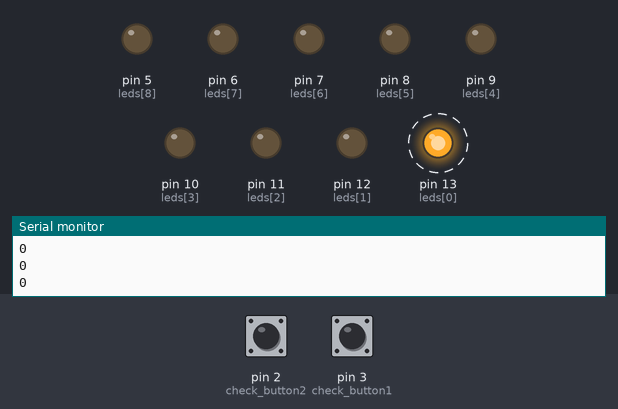
Bench run of a sketch on a simulated Arduino Uno, built with avr-gcc and run on an emulated ATmega328P. Parts: output pins drawn as LEDs (lit = HIGH), the last lines printed to the serial monitor. Dashed ring = blinking. The inputs (shaded band) are chosen by the test bench; at power-on: pin 2 (check_button2) LOW, pin 3 (check_button1) LOW.

Above: at 1.05 s.
1.3 s: pin 2 (check_button2) pulled HIGH for 0.15 s
At 1.45 s:
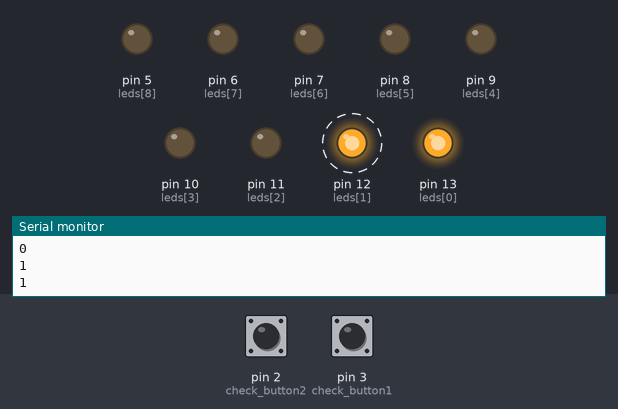
4.3 s: pin 3 (check_button1) pulled HIGH for 0.15 s
At 4.45 s:
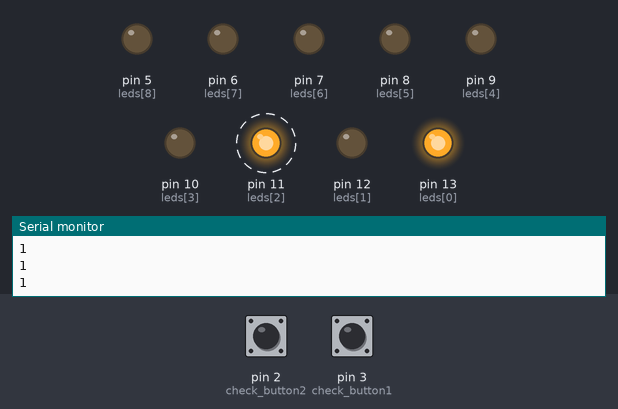
7.3 s: pin 2 (check_button2) pulled HIGH for 1 s
At 7.46 s:
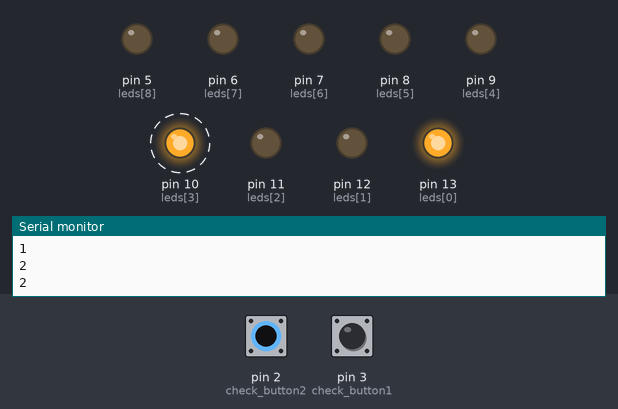
10.3 s: pin 3 (check_button1) pulled HIGH for 1 s
At 11.06 s:
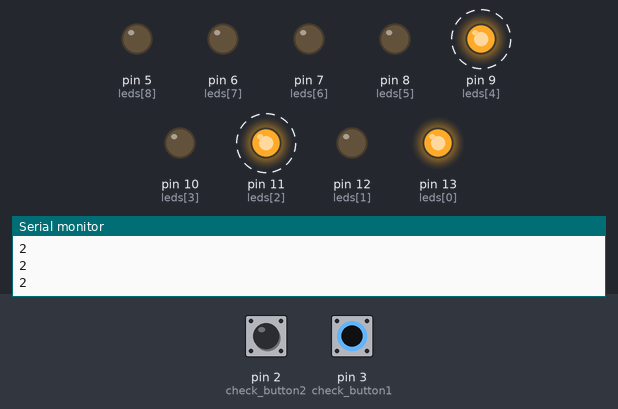
13.3 s: pin 2 (check_button2) pulled HIGH for 0.15 s
At 14.47 s:
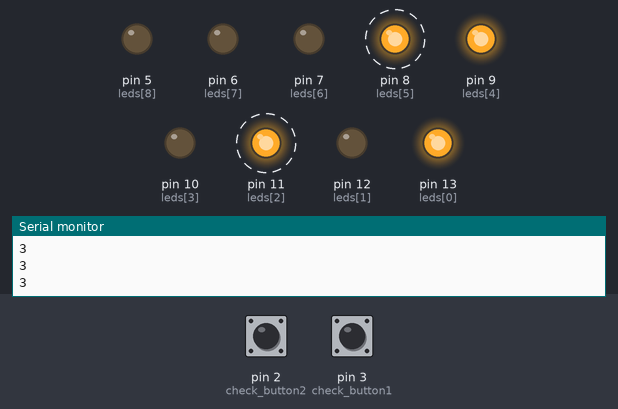
16.3 s: pin 3 (check_button1) pulled HIGH for 0.15 s
At 16.67 s:
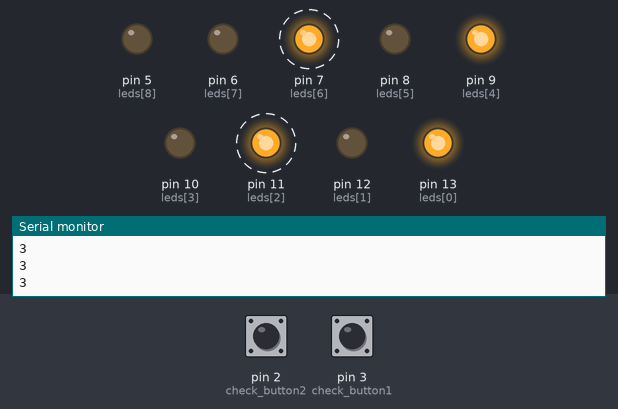
Timing chart, 0 to 20.3 s (numbered marks = the images above; inputs shaded):
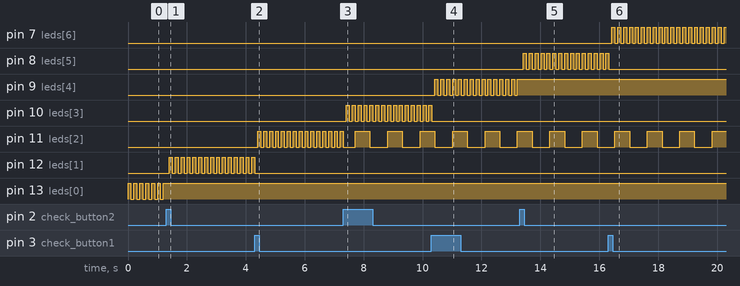

Measured:
- after the input at 1.3 s, pin 12 (leds[1]): alternates HIGH for 0.10 s and LOW for 0.10 s, starting after 0.10 s; pin 13 (leds[0]): stops changing and stays HIGH
- after the input at 4.3 s, pin 11 (leds[2]): alternates HIGH for 0.10 s and LOW for 0.10 s, starting after 0.11 s; pin 12 (leds[1]): goes on until 4.3 s, then stays LOW
- after the input at 7.3 s, pin 10 (leds[3]): alternates HIGH for 0.10 s and LOW for 0.10 s, starting after 0.11 s
- after the input at 10.3 s, pin 9 (leds[4]): alternates HIGH for 0.10 s and LOW for 0.10 s, starting after 0.12 s; pin 10 (leds[3]): goes on until 10.3 s, then stays LOW
- after the input at 13.3 s, pin 8 (leds[5]): alternates HIGH for 0.10 s and LOW for 0.10 s, starting after 0.12 s; pin 9 (leds[4]): stops changing and stays HIGH
- after the input at 16.3 s, pin 7 (leds[6]): alternates HIGH for 0.10 s and LOW for 0.10 s, starting after 0.13 s; pin 8 (leds[5]): goes on until 16.3 s, then stays LOW
- by itself, pin 13 (leds[0]): alternates HIGH for 0.10 s and LOW for 0.10 s

The sketch:

copy_of_tic_tac_toe_1.ino
```cpp
int pos = 0;
int y=0;
boolean tie=false;
int button1_state = LOW;
int button2_state = LOW;
int player2_count = 10;

int player = 1;
int places = 0;

boolean game_over = false;

boolean blink = true;

int leds[] = {13, 12,11,
              10, 9, 8,
              7,  6, 5 };

int state[] = {0, 0, 0,
               0, 0, 0,
               0, 0, 0 };


void setup()
{
  Serial.begin(9600);

  pinMode(2, INPUT);
  pinMode(3, INPUT);

  for (int n=0; n < 9; n++) pinMode(leds[n], OUTPUT);
}

void move_pos()
{
  if(places<9)
  {
   boolean ok = false;

     while(!ok)
    {
      pos++;
      if (pos > 8) pos = 0;
      if (state[pos] == 0) ok = true;
     }
  }
}

void check_gameover()
{


    if(places==9&&state[0]>0&&state[1]>0&&state[2]>0&&
     state[3]>0&&state[4]>0&&state[5]>0&&
     state[6]>0&&state[7]>0&&state[8]>0)
  {

    game_over=true;
    pos=99;

    tie=true;


  }

    int x;

  x=player;

  if(state[0]==x&&state[1]==x&&state[2]==x||
     state[3]==x&&state[4]==x&&state[5]==x||
     state[6]==x&&state[7]==x&&state[8]==x||
     state[0]==x&&state[3]==x&&state[6]==x||
     state[1]==x&&state[4]==x&&state[7]==x||
     state[0]==x&&state[4]==x&&state[8]==x||
     state[2]==x&&state[4]==x&&state[6]==x||
     state[2]==x&&state[5]==x&&state[8]==x)

  {
    pos=99;
    game_over=true;
    tie=false;
  }


}

void check_button1()
{
  // BUTTON 1
  int button = digitalRead(3);

  if (button == HIGH && button1_state == LOW)
  {
    button1_state = HIGH;

    move_pos();
  }

  if (button == LOW && button1_state == HIGH) button1_state = LOW;
}

void check_button2()
{
  // BUTTON 2
  int button = digitalRead(2);

  if (button == HIGH && button2_state == LOW)
  {
    // set led state
    state[pos] = player;

    places++;

    move_pos();

    button2_state = HIGH;

    check_gameover();

    if(places==9) game_over=true;

    // next player
    player++;
    if (player > 2) player = 1;

  }

  if (button == LOW && button2_state == HIGH)

  {
    y++;
    button2_state = LOW;
  }
}

void setLed(int id, int player)
{
  if (player == 0)
  {
    digitalWrite(id, LOW);
  }

  if (player == 1)
  {
    digitalWrite(id, HIGH);
  }

  if (player == 2)
  {
    if (player2_count > 5)
    {
      digitalWrite(id, HIGH);
    }
    else
    {

      digitalWrite(id, LOW);
    }
  }
}

void loop()
{
  if (!game_over)
  {
    check_button1();
    check_button2();
  }

  if(game_over==true)
  {


    if(player==2&&tie==false)
    {
    state[0]= 1; state[1]=0; state[2]=1;
    state[3]= 0; state[4]=1; state[5]=0;
    state[6]= 1; state[7]=0; state[8]=1;
    }


   		if(player==1&&tie==false)
   	 	{
    	state[0]= 1; state[1]=1; state[2]=1;
    	state[3]= 1; state[4]=0; state[5]=1;
    	state[6]= 1; state[7]=1; state[8]=1;
    	}

    	if(tie==true)
        {
    	state[0]= 1; state[1]=1; state[2]=1;
    	state[3]= 1; state[4]=0; state[5]=1;
    	state[6]= 1; state[7]=0; state[8]=1;
        }

     }

    Serial.println(places);

  for (int n=0; n < 9; n++)
  {

    if (n != pos) setLed(leds[n], state[n]);
  }

  if (!game_over)
  {
    if (blink)
      digitalWrite(leds[pos], HIGH);
    else
      digitalWrite(leds[pos], LOW);

    blink = !blink;
  }


  player2_count--;
  if (player2_count < 0) player2_count = 10;

  delay(100);

}
```
